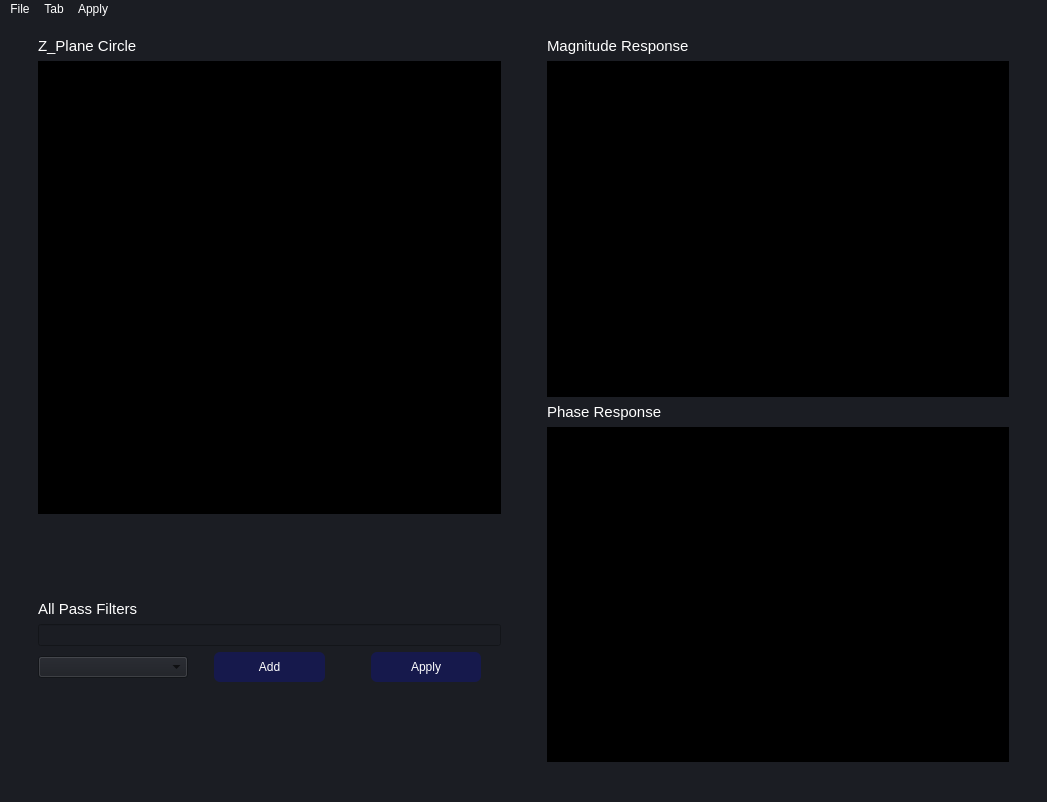
<?xml version="1.0" encoding="UTF-8"?>
<ui version="4.0">
 <class>MainWindow</class>
 <widget class="QMainWindow" name="MainWindow">
  <property name="geometry">
   <rect>
    <x>0</x>
    <y>0</y>
    <width>1047</width>
    <height>802</height>
   </rect>
  </property>
  <property name="windowTitle">
   <string>MainWindow</string>
  </property>
  <property name="styleSheet">
   <string notr="true">background-color: #1b1d23</string>
  </property>
  <widget class="QWidget" name="centralwidget">
   <layout class="QGridLayout" name="gridLayout">
    <item row="0" column="0">
     <widget class="QStackedWidget" name="stackedWidget">
      <property name="currentIndex">
       <number>1</number>
      </property>
      <widget class="QWidget" name="DesignPage">
       <layout class="QGridLayout" name="gridLayout_2">
        <item row="0" column="0">
         <layout class="QHBoxLayout" name="horizontalLayout_17" stretch="1,1">
          <item>
           <layout class="QVBoxLayout" name="verticalLayout_10" stretch="0,1,0,0,0,0,0">
            <property name="leftMargin">
             <number>20</number>
            </property>
            <property name="rightMargin">
             <number>20</number>
            </property>
            <item>
             <widget class="QLabel" name="label_19">
              <property name="font">
               <font>
                <family>MS Shell Dlg 2</family>
                <pointsize>11</pointsize>
               </font>
              </property>
              <property name="styleSheet">
               <string notr="true">color:white;
font-weight:10000px;</string>
              </property>
              <property name="text">
               <string>Z_Plane Circle </string>
              </property>
             </widget>
            </item>
            <item>
             <widget class="PlotWidget" name="zPlaneCircle" native="true">
              <property name="styleSheet">
               <string notr="true">background-color: rgb(0, 0, 0);
</string>
              </property>
             </widget>
            </item>
            <item>
             <layout class="QHBoxLayout" name="horizontalLayout_18">
              <item>
               <spacer name="horizontalSpacer_9">
                <property name="orientation">
                 <enum>Qt::Horizontal</enum>
                </property>
                <property name="sizeHint" stdset="0">
                 <size>
                  <width>40</width>
                  <height>20</height>
                 </size>
                </property>
               </spacer>
              </item>
              <item>
               <widget class="QCheckBox" name="checkBox_4">
                <property name="font">
                 <font>
                  <family>MS Shell Dlg 2</family>
                  <pointsize>11</pointsize>
                 </font>
                </property>
                <property name="styleSheet">
                 <string notr="true">color:white;
font-weight:10000px;</string>
                </property>
                <property name="text">
                 <string>conjugates</string>
                </property>
               </widget>
              </item>
              <item>
               <spacer name="horizontalSpacer_10">
                <property name="orientation">
                 <enum>Qt::Horizontal</enum>
                </property>
                <property name="sizeHint" stdset="0">
                 <size>
                  <width>40</width>
                  <height>20</height>
                 </size>
                </property>
               </spacer>
              </item>
             </layout>
            </item>
            <item>
             <spacer name="verticalSpacer_7">
              <property name="orientation">
               <enum>Qt::Vertical</enum>
              </property>
              <property name="sizeHint" stdset="0">
               <size>
                <width>20</width>
                <height>80</height>
               </size>
              </property>
             </spacer>
            </item>
            <item>
             <layout class="QHBoxLayout" name="horizontalLayout_19">
              <item>
               <widget class="QRadioButton" name="radioButton_2">
                <property name="font">
                 <font>
                  <pointsize>11</pointsize>
                 </font>
                </property>
                <property name="styleSheet">
                 <string notr="true">color:white;</string>
                </property>
                <property name="text">
                 <string>Zeros</string>
                </property>
               </widget>
              </item>
              <item>
               <widget class="QRadioButton" name="radioButton">
                <property name="font">
                 <font>
                  <pointsize>11</pointsize>
                 </font>
                </property>
                <property name="styleSheet">
                 <string notr="true">color:white;</string>
                </property>
                <property name="text">
                 <string>Poles</string>
                </property>
                <property name="checked">
                 <bool>true</bool>
                </property>
               </widget>
              </item>
             </layout>
            </item>
            <item>
             <layout class="QHBoxLayout" name="horizontalLayout_20">
              <item>
               <widget class="QComboBox" name="comboBox_4">
                <property name="styleSheet">
                 <string notr="true">QComboBox {
    font-family: &quot;Overpass&quot;;
    font-weight: 600; /* Semibold */
    font-size: 10pt; /* Adjust the font size as needed */
    color: white; /* Set the text color to white */
    border: 1px solid white; /* Set the border to 1px solid white */
background: rgba(74, 74, 74, 0);
	border-radius: 10px;
}</string>
                </property>
                <item>
                 <property name="text">
                  <string>zeros</string>
                 </property>
                </item>
                <item>
                 <property name="text">
                  <string>poles</string>
                 </property>
                </item>
                <item>
                 <property name="text">
                  <string>both</string>
                 </property>
                </item>
               </widget>
              </item>
              <item>
               <widget class="QPushButton" name="clear_4">
                <property name="font">
                 <font>
                  <family>-apple-system</family>
                  <pointsize>11</pointsize>
                 </font>
                </property>
                <property name="styleSheet">
                 <string notr="true">QPushButton{
  appearance: button;
  border-radius: 6px;
  border-width: 0;
  box-shadow: rgba(50, 50, 93, .1) 0 0 0 1px inset,rgba(50, 50, 93, .1) 0 2px 5px 0,rgba(0, 0, 0, .07) 0 1px 1px 0;
color: rgb(255, 255, 255);
background-color:rgb(22, 25, 76);
  cursor: pointer;
  font-family: -apple-system,system-ui,&quot;Segoe UI&quot;,Roboto,&quot;Helvetica Neue&quot;,Ubuntu,sans-serif;
  height: 30px;
  margin: 0 20px 0 20px;
  position: center;
  width:70px;
}
QPushButton:hover{
background-color: #283999;
}
QPushButton:pressed{
background-color: #1c2973;
}</string>
                </property>
                <property name="text">
                 <string>Clear</string>
                </property>
               </widget>
              </item>
             </layout>
            </item>
            <item>
             <spacer name="verticalSpacer_8">
              <property name="orientation">
               <enum>Qt::Vertical</enum>
              </property>
              <property name="sizeHint" stdset="0">
               <size>
                <width>20</width>
                <height>80</height>
               </size>
              </property>
             </spacer>
            </item>
           </layout>
          </item>
          <item>
           <layout class="QVBoxLayout" name="verticalLayout_11" stretch="0,4,0,4,0">
            <property name="leftMargin">
             <number>20</number>
            </property>
            <property name="rightMargin">
             <number>20</number>
            </property>
            <property name="bottomMargin">
             <number>0</number>
            </property>
            <item>
             <widget class="QLabel" name="label_20">
              <property name="font">
               <font>
                <family>MS Shell Dlg 2</family>
                <pointsize>11</pointsize>
               </font>
              </property>
              <property name="styleSheet">
               <string notr="true">color:white;
font-weight:10000px;</string>
              </property>
              <property name="text">
               <string>Magnitude Response</string>
              </property>
             </widget>
            </item>
            <item>
             <widget class="PlotWidget" name="magPlot" native="true">
              <property name="styleSheet">
               <string notr="true">background-color: rgb(0, 0, 0);</string>
              </property>
             </widget>
            </item>
            <item>
             <widget class="QLabel" name="label_21">
              <property name="font">
               <font>
                <family>MS Shell Dlg 2</family>
                <pointsize>11</pointsize>
               </font>
              </property>
              <property name="styleSheet">
               <string notr="true">color:white;
font-weight:10000px;</string>
              </property>
              <property name="text">
               <string>Phase Response</string>
              </property>
             </widget>
            </item>
            <item>
             <widget class="PlotWidget" name="phasePlot" native="true">
              <property name="styleSheet">
               <string notr="true">background-color: rgb(0, 0, 0);
</string>
              </property>
             </widget>
            </item>
            <item>
             <widget class="QPushButton" name="correctPhase_4">
              <property name="font">
               <font>
                <family>-apple-system</family>
                <pointsize>11</pointsize>
               </font>
              </property>
              <property name="styleSheet">
               <string notr="true">QPushButton{
  appearance: button;
  border-radius: 6px;
  border-width: 0;
  box-shadow: rgba(50, 50, 93, .1) 0 0 0 1px inset,rgba(50, 50, 93, .1) 0 2px 5px 0,rgba(0, 0, 0, .07) 0 1px 1px 0;
color: rgb(255, 255, 255);
background-color:rgb(22, 25, 76);
  cursor: pointer;
  font-family: -apple-system,system-ui,&quot;Segoe UI&quot;,Roboto,&quot;Helvetica Neue&quot;,Ubuntu,sans-serif;
  height: 30px;
  margin: 0 20px 0 20px;
  position: center;
  width:70px;
}
QPushButton:hover{
background-color: #283999;
}
QPushButton:pressed{
background-color: #1c2973;
}</string>
              </property>
              <property name="text">
               <string>Correct Phase</string>
              </property>
             </widget>
            </item>
           </layout>
          </item>
         </layout>
        </item>
       </layout>
      </widget>
      <widget class="QWidget" name="CorrectPage">
       <layout class="QGridLayout" name="gridLayout_7">
        <item row="0" column="0">
         <layout class="QHBoxLayout" name="horizontalLayout_21" stretch="1,1">
          <item>
           <layout class="QVBoxLayout" name="verticalLayout_12" stretch="0,1,0,0,0,0,0,0,0">
            <property name="leftMargin">
             <number>20</number>
            </property>
            <property name="rightMargin">
             <number>20</number>
            </property>
            <item>
             <widget class="QLabel" name="label_24">
              <property name="font">
               <font>
                <pointsize>11</pointsize>
               </font>
              </property>
              <property name="styleSheet">
               <string notr="true">color:white;
font-weight:10000px;</string>
              </property>
              <property name="text">
               <string>Z_Plane Circle </string>
              </property>
             </widget>
            </item>
            <item>
             <widget class="PlotWidget" name="AllpassZplane" native="true">
              <property name="styleSheet">
               <string notr="true">background-color: rgb(0, 0, 0);
</string>
              </property>
             </widget>
            </item>
            <item>
             <layout class="QHBoxLayout" name="horizontalLayout_22"/>
            </item>
            <item>
             <spacer name="verticalSpacer_9">
              <property name="orientation">
               <enum>Qt::Vertical</enum>
              </property>
              <property name="sizeHint" stdset="0">
               <size>
                <width>20</width>
                <height>80</height>
               </size>
              </property>
             </spacer>
            </item>
            <item>
             <widget class="QLabel" name="label">
              <property name="font">
               <font>
                <pointsize>11</pointsize>
               </font>
              </property>
              <property name="styleSheet">
               <string notr="true">color:white;
</string>
              </property>
              <property name="text">
               <string>All Pass Filters</string>
              </property>
             </widget>
            </item>
            <item>
             <widget class="QLineEdit" name="InsertFilterText">
              <property name="styleSheet">
               <string notr="true">color:white;
</string>
              </property>
             </widget>
            </item>
            <item>
             <layout class="QHBoxLayout" name="horizontalLayout_23"/>
            </item>
            <item>
             <layout class="QHBoxLayout" name="horizontalLayout_24">
              <item>
               <widget class="QComboBox" name="comboBox"/>
              </item>
              <item>
               <widget class="QPushButton" name="AddFilter">
                <property name="styleSheet">
                 <string notr="true">QPushButton{
  appearance: button;
  border-radius: 6px;
  border-width: 0;
  box-shadow: rgba(50, 50, 93, .1) 0 0 0 1px inset,rgba(50, 50, 93, .1) 0 2px 5px 0,rgba(0, 0, 0, .07) 0 1px 1px 0;
color: rgb(255, 255, 255);
background-color:rgb(22, 25, 76);
  cursor: pointer;
  font-family: -apple-system,system-ui,&quot;Segoe UI&quot;,Roboto,&quot;Helvetica Neue&quot;,Ubuntu,sans-serif;
  height: 30px;
  margin: 0 20px 0 20px;
  position: center;
  width:70px;
}
QPushButton:hover{
background-color: #283999;
}
QPushButton:pressed{
background-color: #1c2973;
}</string>
                </property>
                <property name="text">
                 <string>Add</string>
                </property>
               </widget>
              </item>
              <item>
               <widget class="QPushButton" name="Apply">
                <property name="styleSheet">
                 <string notr="true">QPushButton{
  appearance: button;
  border-radius: 6px;
  border-width: 0;
  box-shadow: rgba(50, 50, 93, .1) 0 0 0 1px inset,rgba(50, 50, 93, .1) 0 2px 5px 0,rgba(0, 0, 0, .07) 0 1px 1px 0;
color: rgb(255, 255, 255);
background-color:rgb(22, 25, 76);
  cursor: pointer;
  font-family: -apple-system,system-ui,&quot;Segoe UI&quot;,Roboto,&quot;Helvetica Neue&quot;,Ubuntu,sans-serif;
  height: 30px;
  margin: 0 20px 0 20px;
  position: center;
  width:70px;
}
QPushButton:hover{
background-color: #283999;
}
QPushButton:pressed{
background-color: #1c2973;
}</string>
                </property>
                <property name="text">
                 <string>Apply</string>
                </property>
               </widget>
              </item>
             </layout>
            </item>
            <item>
             <spacer name="verticalSpacer_10">
              <property name="orientation">
               <enum>Qt::Vertical</enum>
              </property>
              <property name="sizeHint" stdset="0">
               <size>
                <width>20</width>
                <height>80</height>
               </size>
              </property>
             </spacer>
            </item>
           </layout>
          </item>
          <item>
           <layout class="QVBoxLayout" name="verticalLayout_13" stretch="0,4,0,4">
            <property name="leftMargin">
             <number>20</number>
            </property>
            <property name="rightMargin">
             <number>20</number>
            </property>
            <property name="bottomMargin">
             <number>0</number>
            </property>
            <item>
             <widget class="QLabel" name="label_25">
              <property name="font">
               <font>
                <pointsize>11</pointsize>
               </font>
              </property>
              <property name="styleSheet">
               <string notr="true">color:white;
font-weight:10000px;</string>
              </property>
              <property name="text">
               <string>Magnitude Response</string>
              </property>
             </widget>
            </item>
            <item>
             <widget class="PlotWidget" name="AllPassMagPlot" native="true">
              <property name="styleSheet">
               <string notr="true">background-color: rgb(0, 0, 0);</string>
              </property>
             </widget>
            </item>
            <item>
             <widget class="QLabel" name="label_26">
              <property name="font">
               <font>
                <pointsize>11</pointsize>
               </font>
              </property>
              <property name="styleSheet">
               <string notr="true">color:white;
font-weight:10000px;</string>
              </property>
              <property name="text">
               <string>Phase Response</string>
              </property>
             </widget>
            </item>
            <item>
             <widget class="PlotWidget" name="AllPassPhasePlot" native="true">
              <property name="styleSheet">
               <string notr="true">background-color: rgb(0, 0, 0);
</string>
              </property>
             </widget>
            </item>
           </layout>
          </item>
         </layout>
        </item>
       </layout>
      </widget>
      <widget class="QWidget" name="ApplyPage">
       <layout class="QGridLayout" name="gridLayout_6">
        <item row="0" column="0">
         <widget class="QFrame" name="frame">
          <property name="frameShape">
           <enum>QFrame::StyledPanel</enum>
          </property>
          <property name="frameShadow">
           <enum>QFrame::Raised</enum>
          </property>
          <layout class="QGridLayout" name="gridLayout_5">
           <item row="0" column="0">
            <widget class="QFrame" name="frame_2">
             <property name="frameShape">
              <enum>QFrame::StyledPanel</enum>
             </property>
             <property name="frameShadow">
              <enum>QFrame::Raised</enum>
             </property>
             <layout class="QGridLayout" name="gridLayout_4">
              <item row="0" column="0">
               <widget class="QLabel" name="label_23">
                <property name="font">
                 <font>
                  <pointsize>14</pointsize>
                 </font>
                </property>
                <property name="styleSheet">
                 <string notr="true">color:white;</string>
                </property>
                <property name="text">
                 <string>Input</string>
                </property>
               </widget>
              </item>
              <item row="1" column="0">
               <widget class="PlotWidget" name="InputSignal" native="true">
                <property name="minimumSize">
                 <size>
                  <width>0</width>
                  <height>200</height>
                 </size>
                </property>
                <property name="styleSheet">
                 <string notr="true">background-color: rgb(0, 0, 0);
</string>
                </property>
               </widget>
              </item>
              <item row="2" column="0">
               <widget class="QLabel" name="label_22">
                <property name="font">
                 <font>
                  <pointsize>14</pointsize>
                 </font>
                </property>
                <property name="styleSheet">
                 <string notr="true">color:white;</string>
                </property>
                <property name="text">
                 <string>Output</string>
                </property>
               </widget>
              </item>
              <item row="3" column="0">
               <widget class="PlotWidget" name="OutputFilteredSignal" native="true">
                <property name="minimumSize">
                 <size>
                  <width>0</width>
                  <height>200</height>
                 </size>
                </property>
                <property name="styleSheet">
                 <string notr="true">background-color: rgb(0, 0, 0);
</string>
                </property>
               </widget>
              </item>
             </layout>
            </widget>
           </item>
           <item row="1" column="0">
            <widget class="QFrame" name="frame_3">
             <property name="frameShape">
              <enum>QFrame::StyledPanel</enum>
             </property>
             <property name="frameShadow">
              <enum>QFrame::Raised</enum>
             </property>
             <layout class="QGridLayout" name="gridLayout_3">
              <item row="0" column="1">
               <widget class="QSlider" name="horizontalSlider">
                <property name="orientation">
                 <enum>Qt::Horizontal</enum>
                </property>
               </widget>
              </item>
              <item row="1" column="0" colspan="2">
               <widget class="QRadioButton" name="Touchpadcheckbox">
                <property name="font">
                 <font>
                  <pointsize>14</pointsize>
                 </font>
                </property>
                <property name="styleSheet">
                 <string notr="true">color:white;
font-weight:10000px;</string>
                </property>
                <property name="text">
                 <string>Touch Pad</string>
                </property>
               </widget>
              </item>
              <item row="0" column="0">
               <widget class="QLabel" name="label_2">
                <property name="font">
                 <font>
                  <pointsize>11</pointsize>
                 </font>
                </property>
                <property name="styleSheet">
                 <string notr="true">color:white;
</string>
                </property>
                <property name="text">
                 <string>FIlterSpeed</string>
                </property>
               </widget>
              </item>
              <item row="2" column="0" colspan="2">
               <widget class="QGraphicsView" name="Touchpad">
                <property name="maximumSize">
                 <size>
                  <width>16777215</width>
                  <height>300</height>
                 </size>
                </property>
                <property name="styleSheet">
                 <string notr="true">background-color: rgb(0, 0, 0);</string>
                </property>
               </widget>
              </item>
             </layout>
             <zorder>label_2</zorder>
             <zorder>horizontalSlider</zorder>
             <zorder>Touchpad</zorder>
             <zorder>Touchpadcheckbox</zorder>
            </widget>
           </item>
          </layout>
         </widget>
        </item>
       </layout>
      </widget>
     </widget>
    </item>
   </layout>
  </widget>
  <widget class="QMenuBar" name="menubar">
   <property name="geometry">
    <rect>
     <x>0</x>
     <y>0</y>
     <width>1047</width>
     <height>26</height>
    </rect>
   </property>
   <property name="styleSheet">
    <string notr="true">color:white;</string>
   </property>
   <widget class="QMenu" name="menuDesign">
    <property name="styleSheet">
     <string notr="true">color:white;
</string>
    </property>
    <property name="title">
     <string>File</string>
    </property>
    <addaction name="actionOpen"/>
   </widget>
   <widget class="QMenu" name="menuImplement">
    <property name="styleSheet">
     <string notr="true">color:white;</string>
    </property>
    <property name="title">
     <string>Tab</string>
    </property>
    <addaction name="actionAdjust_Phase"/>
    <addaction name="actionDesign"/>
    <addaction name="actionApply"/>
   </widget>
   <widget class="QMenu" name="menuApply">
    <property name="title">
     <string>Apply</string>
    </property>
   </widget>
   <addaction name="menuDesign"/>
   <addaction name="menuImplement"/>
   <addaction name="menuApply"/>
  </widget>
  <widget class="QStatusBar" name="statusbar"/>
  <action name="actionOpen">
   <property name="text">
    <string>Load</string>
   </property>
  </action>
  <action name="actionDesign">
   <property name="text">
    <string>Design</string>
   </property>
  </action>
  <action name="actionAdjust_Phase">
   <property name="text">
    <string>Correct Phase</string>
   </property>
  </action>
  <action name="actionApply">
   <property name="text">
    <string>Apply</string>
   </property>
  </action>
 </widget>
 <customwidgets>
  <customwidget>
   <class>PlotWidget</class>
   <extends>QWidget</extends>
   <header location="global">pyqtgraph</header>
   <container>1</container>
  </customwidget>
 </customwidgets>
 <resources/>
 <connections/>
</ui>
